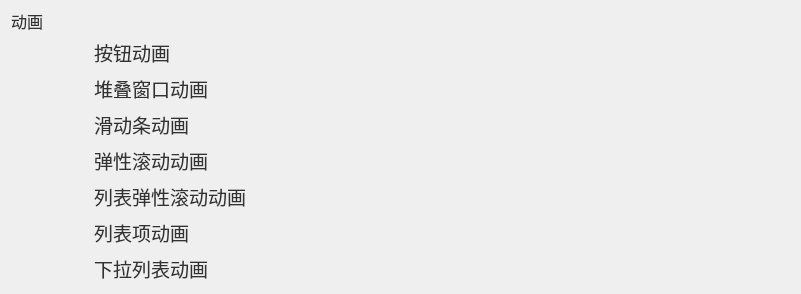
       <widget class="QWidget" name="layoutWidget_4">
        <property name="geometry">
         <rect>
          <x>10</x>
          <y>1330</y>
          <width>801</width>
          <height>274</height>
         </rect>
        </property>
        <layout class="QGridLayout" name="gridLayout_animation">
         <item row="1" column="1">
          <widget class="QLabel" name="animation_Label_1">
           <property name="minimumSize">
            <size>
             <width>0</width>
             <height>30</height>
            </size>
           </property>
           <property name="maximumSize">
            <size>
             <width>16777215</width>
             <height>30</height>
            </size>
           </property>
           <property name="font">
            <font>
             <family>黑体</family>
             <pointsize>14</pointsize>
            </font>
           </property>
           <property name="layoutDirection">
            <enum>Qt::LeftToRight</enum>
           </property>
           <property name="styleSheet">
            <string notr="true">QLabel
{
border:2px solid rgb(0,0,0,0);
background-color:transparent;
color:rgb(50,50,50);
border-radius:5px;
}</string>
           </property>
           <property name="text">
            <string>按钮动画</string>
           </property>
          </widget>
         </item>
         <item row="3" column="1">
          <widget class="QLabel" name="music_sum_Label_54">
           <property name="minimumSize">
            <size>
             <width>0</width>
             <height>30</height>
            </size>
           </property>
           <property name="maximumSize">
            <size>
             <width>16777215</width>
             <height>30</height>
            </size>
           </property>
           <property name="font">
            <font>
             <family>黑体</family>
             <pointsize>14</pointsize>
            </font>
           </property>
           <property name="layoutDirection">
            <enum>Qt::LeftToRight</enum>
           </property>
           <property name="styleSheet">
            <string notr="true">QLabel
{
border:2px solid rgb(0,0,0,0);
background-color:transparent;
color:rgb(50,50,50);
border-radius:5px;
}</string>
           </property>
           <property name="text">
            <string>滑动条动画</string>
           </property>
          </widget>
         </item>
         <item row="2" column="1">
          <widget class="QLabel" name="animation_Label_2">
           <property name="minimumSize">
            <size>
             <width>0</width>
             <height>30</height>
            </size>
           </property>
           <property name="maximumSize">
            <size>
             <width>16777215</width>
             <height>30</height>
            </size>
           </property>
           <property name="font">
            <font>
             <family>黑体</family>
             <pointsize>14</pointsize>
            </font>
           </property>
           <property name="layoutDirection">
            <enum>Qt::LeftToRight</enum>
           </property>
           <property name="styleSheet">
            <string notr="true">QLabel
{
border:2px solid rgb(0,0,0,0);
background-color:transparent;
color:rgb(50,50,50);
border-radius:5px;
}</string>
           </property>
           <property name="text">
            <string>堆叠窗口动画</string>
           </property>
          </widget>
         </item>
         <item row="4" column="1">
          <widget class="QLabel" name="music_sum_Label_51">
           <property name="minimumSize">
            <size>
             <width>0</width>
             <height>30</height>
            </size>
           </property>
           <property name="maximumSize">
            <size>
             <width>16777215</width>
             <height>30</height>
            </size>
           </property>
           <property name="font">
            <font>
             <family>黑体</family>
             <pointsize>14</pointsize>
            </font>
           </property>
           <property name="layoutDirection">
            <enum>Qt::LeftToRight</enum>
           </property>
           <property name="styleSheet">
            <string notr="true">QLabel
{
border:2px solid rgb(0,0,0,0);
background-color:transparent;
color:rgb(50,50,50);
border-radius:5px;
}</string>
           </property>
           <property name="text">
            <string>弹性滚动动画</string>
           </property>
          </widget>
         </item>
         <item row="5" column="1">
          <widget class="QLabel" name="music_sum_Label_53">
           <property name="minimumSize">
            <size>
             <width>0</width>
             <height>30</height>
            </size>
           </property>
           <property name="maximumSize">
            <size>
             <width>16777215</width>
             <height>30</height>
            </size>
           </property>
           <property name="font">
            <font>
             <family>黑体</family>
             <pointsize>14</pointsize>
            </font>
           </property>
           <property name="layoutDirection">
            <enum>Qt::LeftToRight</enum>
           </property>
           <property name="styleSheet">
            <string notr="true">QLabel
{
border:2px solid rgb(0,0,0,0);
background-color:transparent;
color:rgb(50,50,50);
border-radius:5px;
}</string>
           </property>
           <property name="text">
            <string>列表弹性滚动动画</string>
           </property>
          </widget>
         </item>
         <item row="6" column="1">
          <widget class="QLabel" name="music_sum_Label_55">
           <property name="minimumSize">
            <size>
             <width>0</width>
             <height>30</height>
            </size>
           </property>
           <property name="maximumSize">
            <size>
             <width>16777215</width>
             <height>30</height>
            </size>
           </property>
           <property name="font">
            <font>
             <family>黑体</family>
             <pointsize>14</pointsize>
            </font>
           </property>
           <property name="layoutDirection">
            <enum>Qt::LeftToRight</enum>
           </property>
           <property name="styleSheet">
            <string notr="true">QLabel
{
border:2px solid rgb(0,0,0,0);
background-color:transparent;
color:rgb(50,50,50);
border-radius:5px;
}</string>
           </property>
           <property name="text">
            <string>列表项动画</string>
           </property>
          </widget>
         </item>
         <item row="0" column="0">
          <widget class="QLabel" name="animation_Label">
           <property name="minimumSize">
            <size>
             <width>70</width>
             <height>20</height>
            </size>
           </property>
           <property name="maximumSize">
            <size>
             <width>70</width>
             <height>20</height>
            </size>
           </property>
           <property name="font">
            <font>
             <family>黑体</family>
             <pointsize>12</pointsize>
            </font>
           </property>
           <property name="layoutDirection">
            <enum>Qt::LeftToRight</enum>
           </property>
           <property name="styleSheet">
            <string notr="true">QLabel
{
background-color:transparent;
color:rgb(50,50,50);
border-radius:5px;
}</string>
           </property>
           <property name="text">
            <string>动画</string>
           </property>
          </widget>
         </item>
         <item row="7" column="1">
          <widget class="QLabel" name="music_sum_Label_56">
           <property name="minimumSize">
            <size>
             <width>0</width>
             <height>30</height>
            </size>
           </property>
           <property name="maximumSize">
            <size>
             <width>16777215</width>
             <height>30</height>
            </size>
           </property>
           <property name="font">
            <font>
             <family>黑体</family>
             <pointsize>14</pointsize>
            </font>
           </property>
           <property name="layoutDirection">
            <enum>Qt::LeftToRight</enum>
           </property>
           <property name="styleSheet">
            <string notr="true">QLabel
{
border:2px solid rgb(0,0,0,0);
background-color:transparent;
color:rgb(50,50,50);
border-radius:5px;
}</string>
           </property>
           <property name="text">
            <string>下拉列表动画</string>
           </property>
          </widget>
         </item>
        </layout>
       </widget>
